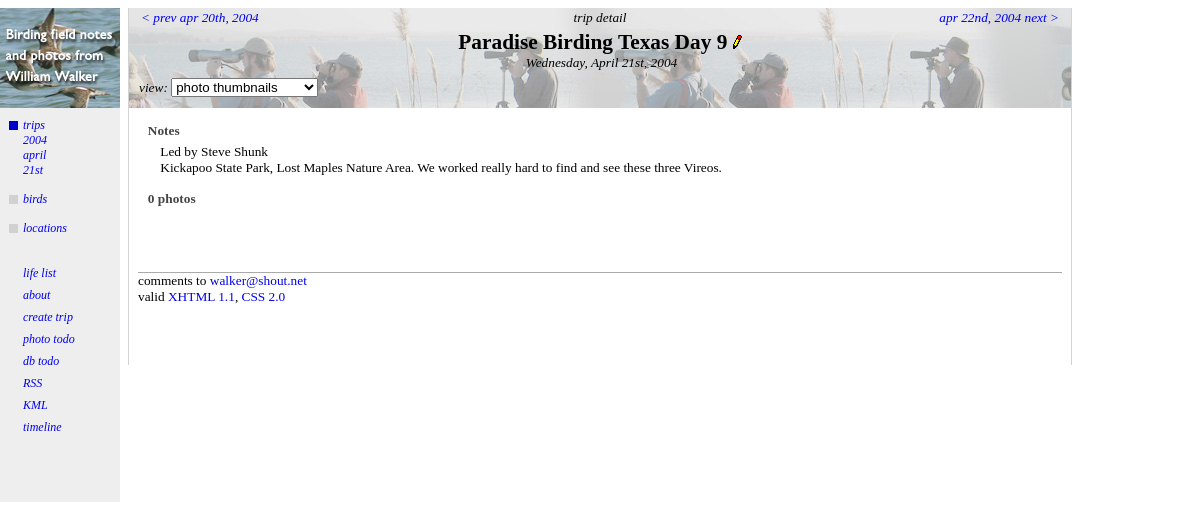
The app's page /tripdetail.php?view=photo&tripid=300 with its own data.
### tables this page shows
CREATE TABLE trips (
  id mediumint(9) NOT NULL auto_increment,
  leader text,
  reference_url text,
  name text,
  notes text,
  date date default NULL,
  PRIMARY KEY  (id),
  KEY dateIndex (date)
) TYPE=MyISAM;

### tripdetail.php (the view, shortened to what this page needs)
<?php
require_once("./birdwalker.php");
require_once("./request.php");
$request = new Request;
$tripInfo = $request->getTripInfo();
$request->globalMenu();
?>
    <div id="topright-trip">
        <div class="pagetitle">
            <?= $tripInfo["name"] ?>
            <?= editLink("./tripedit.php?tripid=" . $request->getTripID()); ?>
        </div>
        <div class="pagesubtitle"><?= $tripInfo["niceDate"] ?></div>
      <?= $request->viewLinks("speciesbylocation"); ?>
	</div>
    <div id="contentright">
	    <div class="heading">Notes</div>
        <div class="onecolumn">
		  <div class="report-content">Led by <?= $tripInfo["leader"] ?></div>
<?          if ($tripInfo["notes"] != "")
		    { ?>
              <div class="report-content"><?= stripslashes($tripInfo["notes"]) ?></div>
<?          } ?>
        </div>
<?
require_once("flickr.php");
if ($request->getView() == "speciesbylocation")
{
  $sightingQuery = new SightingQuery($request);
  $locationQuery = new LocationQuery($request);
  $locationCount = $locationQuery->getLocationCount();
  $firstSightings = getFirstSightings();
  $firstYearSightings = getFirstYearSightings($tripYear);
	$dbLocation = $locationQuery->performQuery();
	while($locationInfo = mysql_fetch_array($dbLocation))
	{
		$speciesQuery = new SpeciesQuery($request);
		$speciesQuery->mReq->setLocationID($locationInfo["id"]);
		$locationSightingQuery = new SightingQuery($request);
		$locationSightingQuery->mReq->setLocationID($locationInfo["id"]);
		$dbLocationSightings = $locationSightingQuery->performQuery();
		$tripLocationCount = mysql_num_rows($dbLocationSightings);
 ?>
    <div class="heading">
        <a href="./locationdetail.php?locationid=<?= $locationInfo["id"]?>"><?= $locationInfo["name"] ?></a>
    </div>
<?
	   $speciesQuery->formatTwoColumnSpeciesList($firstSightings, $firstYearSightings);
	}
}
else
{
    $request->handleStandardViews();
}
?>
    </div>

### request.php (shortened to what this page needs)
<?php
class Request
{
	var $mView;
	var $mPageScript;
	var $mLocationID;
	var $mCounty;
	var $mStateID;
	var $mTripID;
	var $mMonth;
	var $mYear;
	var $mSpeciesID;
	var $mFamilyID;
	var $mOrderID;
	var $mMapHeight;
	var $mMapWidth;
	var $mTripInfo;
	function Request()
	{
		array_key_exists("tripid", $_GET) && $this->setTripID($_GET["tripid"]);
		$this->mTripInfo = "";
	}
	function setView($inValue) { $this->mView = $inValue; }
	function getView() { return $this->mView; }
	function setPageScript($inValue) { $this->mPageScript = $inValue; }
	function getPageScript() { return $this->mPageScript; }
	function getLocationID() { return $this->mLocationID; }
	function getCounty() { return $this->mCounty; }
	function getStateID() { return $this->mStateID; }
	function setTripID($inValue)
	{
		$this->mTripID = $inValue;
		if ($inValue != "")
		{
			$tripInfo = $this->getTripInfo();
		}
	}
	function getTripID() { return $this->mTripID; }
	function setDayOfMonth($inValue) { $this->mDayOfMonth = $inValue; }
	function setMonth($inValue) { $this->mMonth = $inValue; }
	function getMonth() { return $this->mMonth; }
	function setYear($inValue) { $this->mYear = $inValue; }
	function getYear() { return $this->mYear; }
    function getSpeciesID() { return $this->mSpeciesID; }
	function getFamilyID() { return $this->mFamilyID;  }
	function getOrderID() { return $this->mOrderID; }
	function setMapHeight($inValue) { $this->mMapHeight = $inValue; }
	function setMapWidth($inValue) { $this->mMapWidth = $inValue; }
	function getParams()
	{
		$params = NULL;
		if ($this->mView != "") { $params[] = "view=" . $this->mView; }
		if ($this->mTripID != "") { $params[] = "tripid=" . $this->mTripID; }
		if ($this->mMonth !="") { $params[] = "month=" . $this->mMonth; }
		if ($this->mYear !="") { $params[] = "year=" . $this->mYear; }
		if ($this->mMapWidth !="") { $params[] = "width=" . $this->mMapWidth; }
		if ($this->mMapHeight !="") { $params[] = "height=" . $this->mMapHeight; }
		if (count($params) == 0)
		{
			return "";
		}
		else
		{
			return implode("&", $params);
		}
	}
	function command($linkText)
	{
		if (strlen($linkText) > 16)
		{
			return $this->linktoSelf(strtolower(substr($linkText, 0, 16) . "..."), "commandlink");
		}
		else
		{
			return $this->linkToSelf(strtolower($linkText), "commandlink");
		}
	}
	function linkToSelf($linkText, $class = "")
	{
		if ($class == "")
		{
			return "<a href=\"./" . $this->getPageScript() . "?" . $this->getParams() . "\">" . $linkText . "</a>";
		}
		else
		{
			return "<a class=\"" . $class . "\" href=\"./" . $this->getPageScript() . "?" . $this->getParams() . "\">" . $linkText . "</a>";
		}
	}
	function getTripInfo()
	{
	    if ($this->mTripInfo == "")
		{
		    $this->mTripInfo = getTripInfo($this->getTripID());
		}
		return $this->mTripInfo;
	}
	function handleStandardViews()
	{
		if ($this->getView() == 'trips')
		{
			$tripQuery = new TripQuery($this);
			$tripQuery->formatTwoColumnTripList();
		}
		elseif ($this->getView() == 'species' || $this->getView() == 'speciesbylocation')
		{
			$speciesQuery = new SpeciesQuery($this);
			$speciesQuery->formatTwoColumnSpeciesList();
		}
		elseif ($this->getView() == 'speciesbyyear')
		{
			$speciesQuery = new SpeciesQuery($this);
			countHeading( $speciesQuery->getSpeciesCount(), "species");
			$speciesQuery->formatSpeciesByYearTable();
		}
		elseif ($this->getView() == 'speciesbymonth')
		{
			$speciesQuery = new SpeciesQuery($this);
			countHeading( $speciesQuery->getSpeciesCount(), "species");
			$speciesQuery->formatSpeciesByMonthTable();
		}
		elseif ($this->getView() == 'locations')
		{
			$locationQuery = new LocationQuery($this);
			$locationQuery->formatTwoColumnLocationList($this->getView(), false);
		}
		elseif ($this->getView() == 'locationsbyyear')
		{
			$locationQuery = new LocationQuery($this);
			countHeading( $locationQuery->getLocationCount(), "location");
			$locationQuery->formatLocationByYearTable();
		}
		elseif ($this->getView() == 'locationsbymonth')
		{
			$locationQuery = new LocationQuery($this);
			countHeading( $locationQuery->getLocationCount(), "location");
			$locationQuery->formatLocationByMonthTable();
		}
		else if ($this->getView() == "map")
		{
			$map = new Map("./" . $this->getPageScript(), $this);
			$map->draw(true);
		}
		else if ($this->getView() == "chrono")
		{
			$chrono = new ChronoList($this);
			$chrono->draw();
		}
		elseif ($this->getView() == 'photo')
		{
			$sightingQuery = new SightingQuery($this);
			$sightingQuery->formatPhotos();
		}
		else
		{
			die("Fatal error: Unknown view mode '" . $this->getView() . "'");
		}
	}
	function optionSelectedViewHelper($inName, $inValue)
	{
		echo "\n<option value=\"" . $inValue . "\"";
		if ($this->getView() == $inValue) echo " selected";
		echo ">" . $inName . "</option>";
	}
	function viewLinks($inDefaultView)
	{
		$tempRequest = new Request;
?>
	    <div class="prevlink">
	      <form>
	        view: <select name="viewChooser" onChange="changeView()"> <?
		if ($this->getLocationID() == "")
		{
		    $this->optionSelectedViewHelper("location list", "locations");
		}
	    $this->optionSelectedViewHelper("photo thumbnails", "photo");
	    $this->optionSelectedViewHelper("photo slideshow", "slideshow"); ?>
	    </select>
		</form>
        </div>
<?	}
	function globalMenuBirds()
	{
		if (! strstr(getenv("SCRIPT_NAME"), "species") &&
			$this->getOrderID() == "" && $this->getFamilyID() == "" && $this->getSpeciesID() == "")
		{
?>
			<div class="command-disabled"><a href="./speciesindex.php">birds</a></div>
<?		}
	}
	function globalMenuLocations()
	{
		if (! strstr(getenv("SCRIPT_NAME"), "location") &&
			$this->getStateID() == "" && $this->getCounty() == "" && $this->getLocationID() == "")
		{ ?>
			<div class="command-disabled"><a href="./locationindex.php">locations</a></div>
<?
		}
	}
	function globalMenuTrips()
	{
		if (! strstr(getenv("SCRIPT_NAME"), "trip") &&
			$this->getYear() == "" && $this->getMonth() == "" && $this->getTripID() == "")
		{ ?>
			<div class="command-disabled"><a href="./tripindex.php">trips</a></div>
<?		}
		else
		{
?>			<div class="command">
				<a class="commandlink" href="./tripindex.php">trips</a>
<?
			if ($this->getYear() != "")
			{
				$yearRequest = new Request;
				$yearRequest->setPageScript("yeardetail.php");
				$yearRequest->setTripID("");
				$yearRequest->setMonth(""); ?>
				<div><?= $yearRequest->command($this->getYear()) ?></div>
<?		    }
			if ($this->getMonth() != "")
			{
				$monthRequest = new Request;
				$monthRequest->setPageScript("monthdetail.php");
			    $monthRequest->setDayOfMonth("");
				$monthRequest->setTripID(""); ?>
				<div><?= $monthRequest->command(getMonthNameForNumber($this->getMonth())) ?></div>
<?		    }
			if ($this->getTripID() != "")
			{
				$tripInfo = $this->getTripInfo();
				$dayOfMonth = date("jS", strtotime($tripInfo["date"]));
				$tripRequest = new Request;
				$tripRequest->setPageScript("tripdetail.php"); ?>
				<div><?= $tripRequest->command($dayOfMonth) ?></div>
<?		    }
?>          </div><?
		}
	}
	function globalMenu()
	{ ?>
		<div id="topleft">
		    <a href="./index.php">
			  <img src="images/topleft1.jpg" align="right" border="0"/>
		    </a>
		</div>
		<div id="contentleft">
<?          $this->globalMenuTrips(); ?>
<?          $this->globalMenuBirds(); ?>
<?          $this->globalMenuLocations(); ?>
            <div class="command-spacer">&nbsp;</div>
			<div class="command-simple"><a href="./speciesindex.php?view=chrono">life list</a></div>
	        <div class="command-simple"><a href="./credits.php">about</a></div>
<?	        if (getEnableEdit())
	        { ?>
	        <div class="command-simple"><a href="./tripcreate.php">create trip</a></div>
            <div class="command-simple"><a href="./photosneeded.php">photo todo</a></div>
	        <div class="command-simple"><a href="./errorcheck.php">db todo</a></div>
<?	        } ?>
	        <div class="command-simple"><a href="./indexrss.php">RSS</a></div>
	        <div class="command-simple"><a href="./kmlfile.php?<?= $this->getParams() ?>">KML</a></div>
	        <div class="command-simple"><a href="./timeline.php?<?= $this->getParams() ?>">timeline</a></div>
        </div>
<?  }
}
?>

### stylesheet.css (style rules this page uses)
body { background-color: white; }
#topleft { left: 0px; width: 120px; top: 8px; height: 100px; padding: 0px; margin: 0px; position: fixed; text-align: center; z-index: 1; }
#topleft a { text-decoration: none; }
#contentleft { background-color: #EEEEEE; font: 9pt "Gill Sans", "Gill Sans MT", SansSerif; font-style: italic; left: 0px; top: 108px; width: 120px; position: fixed; padding-bottom: 60px; padding-top: 10px; padding-left: 0px; padding-right: 0px; z-index: 1; }
#contentleft a { text-decoration:none; }
#topright-trip { top: 0px; height: 100px; position: relative; background-image: url(./images/trip-banner.jpg); background-position: 50%; z-index: 1; }
#contentright { font: 10pt "Gill Sans", "Gill Sans MT", SansSerif; top: 0px; bottom: -1px; padding-bottom: 30px; background-color: white; position: relative; }
.pagetitle { text-align: center; font: 16pt "Gill Sans", "Gill Sans MT", SansSerif; font-weight: bold; padding-top: 2px }
.pagesubtitle { text-align: center; font: 10pt "Gill Sans", "Gill Sans MT", SansSerif; font-style: italic; padding-bottom: 7px; padding-left: 3px }
.heading { font: 10pt "Gill Sans", "Gill Sans MT", SansSerif; font-weight: bold; margin-left: 2%; margin-top: 15px; margin-bottom: 5px; clear: both; color: #444444 }
.report-content { font: 10pt "Gill Sans", "Gill Sans MT", SansSerif; margin-left: 3px }
.prevlink { padding-left: 10px; text-align: left; font: 10pt "Gill Sans", "Gill Sans MT", SansSerif; font-style: italic; white-space: nowrap; }
.command-disabled { background-image: url(./images/command_dim.gif); background-repeat: no-repeat; padding-left: 16px; margin-left: 7px; margin-bottom: 14px; }
.command-simple { padding-left: 16px; margin-left: 7px; margin-bottom: 7px; }
.command-spacer { padding-left: 16px; margin-left: 7px; margin-right: 7px; margin-bottom: 1px; margin-top: 7px; }
.command { width: 90px; background-image: url(./images/command.gif); background-repeat: no-repeat; padding-left: 16px; margin-left: 7px; margin-bottom: 14px; white-space: nowrap; }
.onecolumn { padding-left: 3%; padding-right: 3%; }

### records on screen
trips: date "21st", name "Paradise Birding Texas Day 9", leader "Steve Shunk", notes "Kickapoo State Park, Lost Maples Nature Area. We worked really hard to find and see these three Vireos."

### other values on screen
$linkText "2004 april"
$prevName "apr 20th, 2004"
$pageKind "trip detail"
$nextName "apr 22nd, 2004"
$tripInfo["niceDate"] "Wednesday, April 21st, 2004"
$number "0"
pluralize($name) "photos"
form field viewChooser "photo thumbnails"
